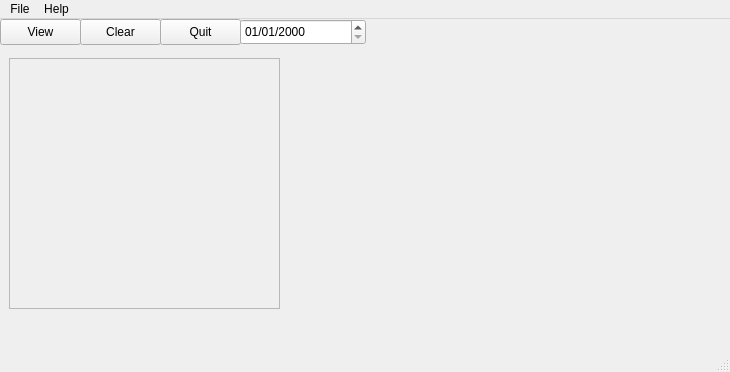
<?xml version="1.0" encoding="UTF-8"?>
<ui version="4.0">
 <class>MainWindow</class>
 <widget class="QMainWindow" name="MainWindow">
  <property name="geometry">
   <rect>
    <x>0</x>
    <y>0</y>
    <width>730</width>
    <height>372</height>
   </rect>
  </property>
  <property name="windowTitle">
   <string>MainWindow</string>
  </property>
  <widget class="QWidget" name="centralwidget">
   <widget class="QPushButton" name="quitPushButton">
    <property name="geometry">
     <rect>
      <x>160</x>
      <y>0</y>
      <width>81</width>
      <height>26</height>
     </rect>
    </property>
    <property name="text">
     <string>Quit</string>
    </property>
   </widget>
   <widget class="QPushButton" name="viewPushButton">
    <property name="geometry">
     <rect>
      <x>0</x>
      <y>0</y>
      <width>81</width>
      <height>26</height>
     </rect>
    </property>
    <property name="text">
     <string>View</string>
    </property>
   </widget>
   <widget class="QDateEdit" name="dateEdit">
    <property name="geometry">
     <rect>
      <x>240</x>
      <y>0</y>
      <width>126</width>
      <height>26</height>
     </rect>
    </property>
    <property name="displayFormat">
     <string>dd/MM/yyyy</string>
    </property>
   </widget>
   <widget class="QWidget" name="gridLayoutWidget">
    <property name="geometry">
     <rect>
      <x>9</x>
      <y>39</y>
      <width>271</width>
      <height>251</height>
     </rect>
    </property>
    <layout class="QGridLayout" name="mainwindow_Left_GridLayout">
     <item row="0" column="0">
      <widget class="QScrollArea" name="mainwindow_Left_ScrollArea">
       <property name="widgetResizable">
        <bool>true</bool>
       </property>
       <widget class="QWidget" name="scrollAreaWidgetContents">
        <property name="geometry">
         <rect>
          <x>0</x>
          <y>0</y>
          <width>265</width>
          <height>245</height>
         </rect>
        </property>
       </widget>
      </widget>
     </item>
    </layout>
   </widget>
   <widget class="QWidget" name="gridLayoutWidget_2">
    <property name="geometry">
     <rect>
      <x>299</x>
      <y>39</y>
      <width>411</width>
      <height>251</height>
     </rect>
    </property>
    <layout class="QGridLayout" name="mainwindow_Right_GridLayout"/>
   </widget>
   <widget class="QPushButton" name="clearScrollBarPushButton">
    <property name="geometry">
     <rect>
      <x>80</x>
      <y>0</y>
      <width>81</width>
      <height>26</height>
     </rect>
    </property>
    <property name="text">
     <string>Clear</string>
    </property>
   </widget>
  </widget>
  <widget class="QMenuBar" name="menubar">
   <property name="geometry">
    <rect>
     <x>0</x>
     <y>0</y>
     <width>730</width>
     <height>33</height>
    </rect>
   </property>
   <widget class="QMenu" name="menuFile">
    <property name="title">
     <string>File</string>
    </property>
    <addaction name="actionopen"/>
    <addaction name="separator"/>
    <addaction name="actionClose"/>
    <addaction name="separator"/>
    <addaction name="actionQuit"/>
   </widget>
   <widget class="QMenu" name="menuHelp">
    <property name="title">
     <string>Help</string>
    </property>
    <addaction name="actionAbout"/>
   </widget>
   <addaction name="menuFile"/>
   <addaction name="menuHelp"/>
  </widget>
  <widget class="QStatusBar" name="statusbar"/>
  <action name="actionopen">
   <property name="text">
    <string>Open</string>
   </property>
  </action>
  <action name="actionClose">
   <property name="text">
    <string>Close</string>
   </property>
  </action>
  <action name="actionQuit">
   <property name="text">
    <string>Quit</string>
   </property>
  </action>
  <action name="actionAbout">
   <property name="text">
    <string>About</string>
   </property>
  </action>
 </widget>
 <resources/>
 <connections/>
</ui>
